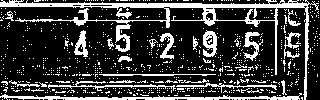
#> input picture python-002-framework/chapter-001-opencv/character_wheel.bmp, 320 x 100 px, found by its file name
$ python '06-形态学操作之腐蚀、膨胀、开运算、闭运算.py'
#> lines starting #> are read from the running program, lines starting #| are printed output that depends on the picture; after the words box and inside, x2 and y2 are one past the last pixel; in counts of white or black regions, pixels touching at a corner belong together
### python-002-framework/chapter-001-opencv/image_util.py
import cv2


def show_image_in_window(title, image):
    """
        显示图像函数
        param：
            image：要显示的图像
        return：
            无
    """
    cv2.imshow(title, image)
    cv2.waitKey(0)  # 等待按键（0表示无限等待）
    cv2.destroyAllWindows()  # 关闭所有窗口

### python-002-framework/chapter-001-opencv/06-形态学操作之腐蚀、膨胀、开运算、闭运算.py
import cv2
import numpy as np

import image_util as image_util


def opencv_image_operation():
    """
        形态学操作（腐蚀、膨胀、开运算、闭运算）
            形态学操作的基本概念
                形态学操作是一种基于图像结构的处理方法，用于改变图像的形状、大小或结构。它通常用于图像预处理、特征提取和图像分割等任务。
            形态学操作函数
                函数声明
                    cv2.morphologyEx(src, op, kernel, iterations) -> dst
                参数说明
                    src: 输入的二值图像，这是要进行形态学处理的源图像
                    op: 形态学操作类型
                        cv2.MORPH_OPEN: 开运算（先腐蚀后膨胀）- 去除小噪声，保持主要目标物体的形状和大小基本不变，分离粘连的物体边缘
                        cv2.MORPH_CLOSE: 闭运算（先膨胀后腐蚀）- 填充小孔洞
                        cv2.MORPH_ERODE: 腐蚀
                        cv2.MORPH_DILATE: 膨胀
                    kernel: 结构元素，用于定义操作的形状和大小，在代码中通过 cv2.getStructuringElement(cv2.MORPH_RECT, (3, 3)) 创建了一个3×3的矩形结构元素
                    iterations: 迭代次数为1，iterations=1，即只执行一次开运算
                返回值说明
                    dst: 形态学处理后的图像

    """
    input_path = 'd://opencv//character_wheel.bmp'
    output_path = 'd://opencv//character_wheel_new.bmp'

    # 加载图像
    image = cv2.imread(input_path)
#> image is the input picture: shape (100, 320, 3); 23.8% white; 785 white regions (761 under 20 px), largest, box (x1, y1, x2, y2) and area: (0, 0, 319, 100) 2868, (0, 93, 302, 100) 854, (48, 81, 176, 91) 310
    if image is None:
        print('图像加载失败')
        return

    '''
        通常先对图片进行降噪处理（均值滤波、中值滤波、高斯滤波等），再将降噪后的图片进行灰度处理，最后进行二值化处理
    '''
    # 1.中值滤波降噪
    kernel_size = 3
    image_median_blur = cv2.medianBlur(image, kernel_size)
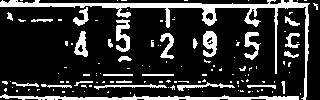
#> image_median_blur: shape (100, 320, 3); 19.3% white; 124 white regions (98 under 20 px), largest, box (x1, y1, x2, y2) and area: (0, 0, 310, 100) 2332, (0, 94, 299, 100) 914, (116, 19, 130, 52) 277
    image_util.show_image_in_window('中值滤波处理后的图像', image_median_blur)  # 显示图像
    # 2.灰度处理
    image_gray = cv2.cvtColor(image_median_blur, cv2.COLOR_BGR2GRAY)
    # image_util.show_image_in_window('灰度处理后的图像', image_median_blur)    # 显示图像
    # 3.二值化处理，此处图片不用进行二值化处理，因为原始图像就是二值图像了
    # retval, image_binary = cv2.threshold(image_gray, 0, 255, cv2.THRESH_BINARY + cv2.THRESH_OTSU)
    # image_util.show_image_in_window('二值化处理后的图像', image_median_blur)   # 显示图像

    # 定义结构元素（内核）
    kernel = np.ones((2, 2), np.uint8)
    # 腐蚀（消除细小边界）
    image_erosion = cv2.erode(image_gray, kernel, iterations=1)
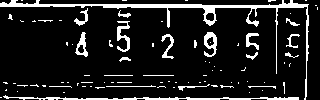
#> image_erosion: shape (100, 320); 12% white; 87 white regions (66 under 20 px), largest, box (x1, y1, x2, y2) and area: (0, 0, 309, 100) 1635, (3, 95, 299, 100) 576, (117, 21, 130, 52) 191
    # image_util.show_image_in_window('形态学操作-腐蚀后的图像', image_erosion)  # 显示图像

    # 膨胀（扩大边界）
    image_dilation = cv2.dilate(image_gray, kernel, iterations=1)
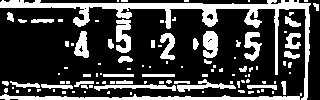
#> image_dilation: shape (100, 320); 26.6% white; 104 white regions (67 under 20 px), largest, box (x1, y1, x2, y2) and area: (0, 0, 311, 100) 3189, (0, 93, 302, 100) 1030, (116, 19, 131, 53) 365
    # image_util.show_image_in_window('形态学操作-膨胀后的图像', image_dilation)  # 显示图像

    # 开运算（先腐蚀后膨胀，去除小物体）
    image_opening = cv2.morphologyEx(image_gray, cv2.MORPH_OPEN, kernel)
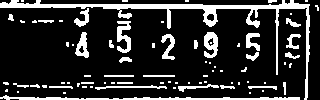
#> image_opening: shape (100, 320); 18% white; 80 white regions (50 under 20 px), largest, box (x1, y1, x2, y2) and area: (0, 0, 310, 100) 2319, (0, 95, 300, 100) 694, (117, 21, 131, 53) 276
    # image_util.show_image_in_window('形态学操作-开运算后的图像', image_opening)  # 显示图像

    # 闭运算（先膨胀后腐蚀，填充小孔洞）
    image_closing = cv2.morphologyEx(image_gray, cv2.MORPH_CLOSE, kernel)
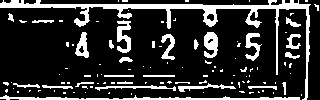
#> image_closing: shape (100, 320); 19% white; 109 white regions (82 under 20 px), largest, box (x1, y1, x2, y2) and area: (0, 0, 311, 100) 2528, (0, 95, 300, 100) 699, (117, 20, 131, 53) 279
    # image_util.show_image_in_window('形态学操作-闭运算后的图像', image_closing)  # 显示图像

    # 保存图像
    # cv2.imwrite(output_path, image)


if __name__ == "__main__":
    opencv_image_operation()
